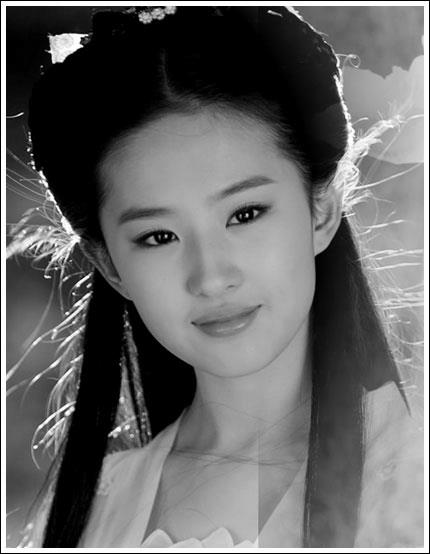
#> input picture baitap1_anhgoc.jpg, 430 x 554 px
$ python compare.py
#> lines starting #> are read from the running program, lines starting #| are printed output that depends on the picture; after the words box and inside, x2 and y2 are one past the last pixel; in counts of white or black regions, pixels touching at a corner belong together
import cv2
import numpy as np
from skimage.metrics import peak_signal_noise_ratio as psnr
from skimage.metrics import structural_similarity as ssim
import matplotlib.pyplot as plt

# Đọc file output từ Verilog
try:
    with open('pic_output.txt', 'r') as f:
        # Đọc kích thước
#> (reads pic_output.txt from the repository)
        first_line = f.readline().strip().split()
        height = int(first_line[0])
        width = int(first_line[1])

        # Đọc dữ liệu pixel
        verilog_output = np.zeros((height, width), dtype=np.uint8)
        for i in range(height):
            for j in range(width):
                pixel_value = int(f.readline().strip())
                verilog_output[i, j] = pixel_value

    print('Đã đọc file pic_output.txt thành công')
except FileNotFoundError:
    print('Lỗi: Không tìm thấy file pic_output.txt')
    exit(1)

# Lưu ảnh kết quả
cv2.imwrite('verilog_filtered.png', verilog_output)
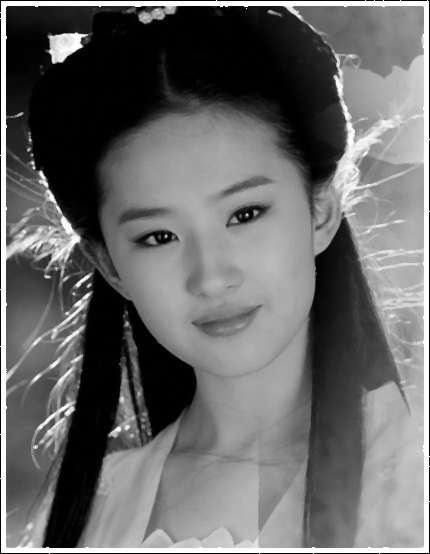
#> saved as verilog_filtered.png: shape (554, 430); min 0, max 255, mean 105.3
print('Đã lưu ảnh kết quả: verilog_filtered.png')

# Đọc ảnh gốc để so sánh
original = cv2.imread('baitap1_anhgoc.jpg', cv2.IMREAD_GRAYSCALE)
#> original is the input picture: shape (554, 430); min 0, max 255, mean 103.9

if original is None:
    print('Lỗi: Không tìm thấy file baitap1_anhgoc.jpg')
    exit(1)

# Tính PSNR và SSIM
print('\n=== Đánh giá chất lượng ===')

# So sánh với ảnh gốc
psnr_value = psnr(original, verilog_output)
#> psnr_value = 31.15
ssim_value = ssim(original, verilog_output)
#> ssim_value = 0.95

print(f'PSNR (Verilog vs Original): {psnr_value:.2f} dB')
#| PSNR (Verilog vs Original): 31.15 dB
print(f'SSIM (Verilog vs Original): {ssim_value:.4f}')
#| SSIM (Verilog vs Original): 0.9502

# Tính sai khác
diff = np.abs(verilog_output.astype(int) - original.astype(int))
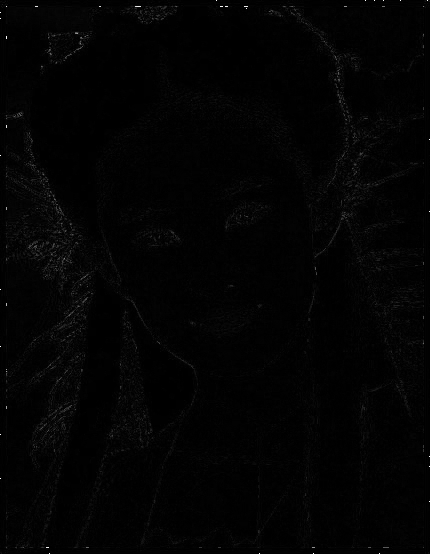
#> diff: shape (554, 430) int64; min 0, max 255, mean 2.9

max_diff = np.max(diff)
#> max_diff = 255
mean_diff = np.mean(diff)
#> mean_diff = 2.92

print(f'\nSai khác giữa ảnh Verilog và ảnh gốc:')
print(f'Sai khác tối đa: {max_diff}')
#| Sai khác tối đa: 255
print(f'Sai khác trung bình: {mean_diff:.4f}')
#| Sai khác trung bình: 2.9234

# Đánh giá kết quả
if mean_diff < 5:
    print('\n✓ Kết quả rất tốt - median filter đã giảm nhiễu hiệu quả!')
elif mean_diff < 10:
    print('\n✓ Kết quả tốt - có sự khác biệt nhưng vẫn giữ được thông tin!')
else:
    print('\n⚠ Có sai khác đáng kể so với ảnh gốc')

# Hiển thị kết quả
fig, axes = plt.subplots(2, 2, figsize=(12, 10))

# Hàng 1: Ảnh
axes[0, 0].imshow(original, cmap='gray')
axes[0, 0].set_title('Ảnh gốc')
axes[0, 0].axis('off')

axes[0, 1].imshow(verilog_output, cmap='gray')
axes[0, 1].set_title('Verilog Median Filter')
axes[0, 1].axis('off')

# Hàng 2: Histogram
axes[1, 0].hist(original.ravel(), bins=256, range=[0, 256], color='blue', alpha=0.7)
axes[1, 0].set_title('Histogram - Ảnh gốc')
axes[1, 0].set_xlabel('Pixel Value')
axes[1, 0].set_ylabel('Frequency')

axes[1, 1].hist(verilog_output.ravel(), bins=256, range=[0, 256], color='red', alpha=0.7)
axes[1, 1].set_title('Histogram - Verilog')
axes[1, 1].set_xlabel('Pixel Value')
axes[1, 1].set_ylabel('Frequency')

plt.tight_layout()
plt.savefig('comparison_result.png', dpi=150, bbox_inches='tight')
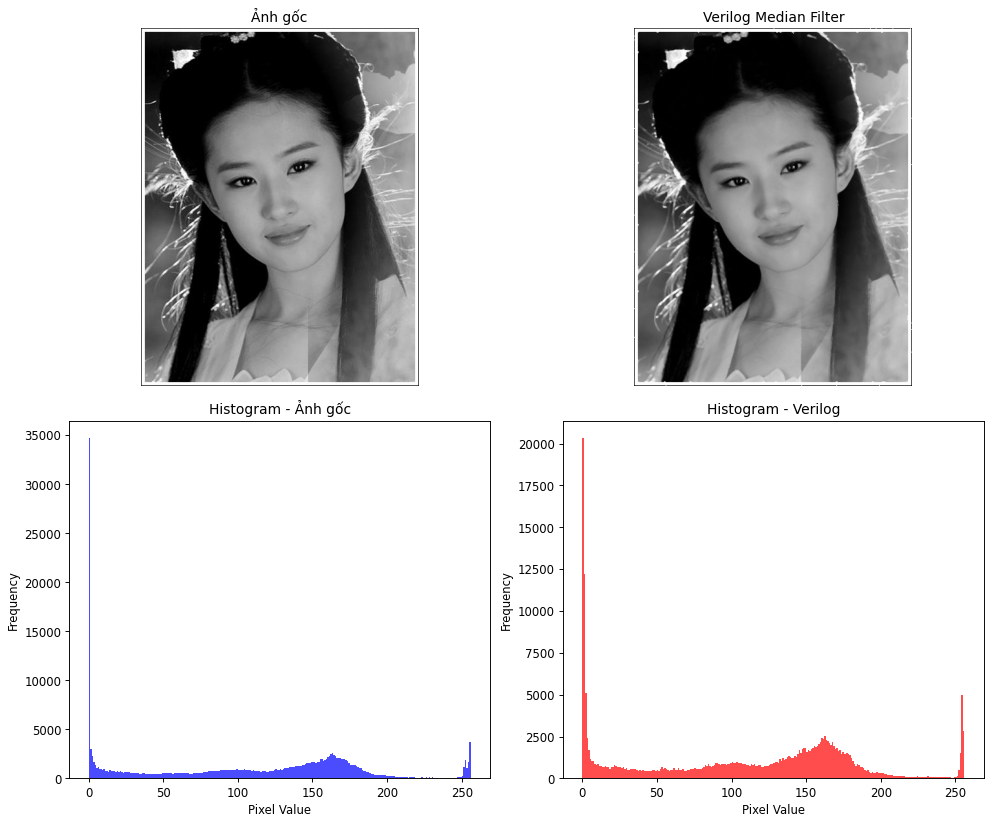
#> figure drawn by matplotlib, 4 panels; panel 3: tallest bar 34748 high, from x = 0 to 1; panel 4: tallest bar 20353 high, from x = 0 to 1
plt.show()

print('\n✓ Đã lưu biểu đồ so sánh: comparison_result.png')

# Hiển thị sai khác
fig, axes = plt.subplots(1, 2, figsize=(12, 5))

im1 = axes[0].imshow(diff, cmap='hot')
axes[0].set_title('Bản đồ sai khác (|Verilog - Original|)')
axes[0].axis('off')
plt.colorbar(im1, ax=axes[0], label='Giá trị sai khác')

# Hiển thị chi tiết vùng có sai khác lớn
diff_highlighted = original.copy()
diff_highlighted[diff > 10] = 255  # Đánh dấu vùng sai khác > 10
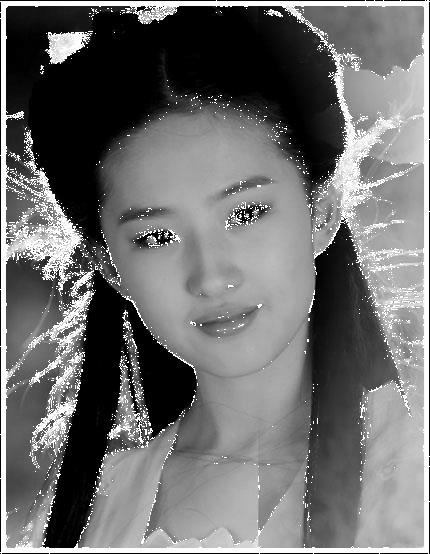
#> diff_highlighted: shape (554, 430); 4.81% of pixels changed, all inside (x1, y1, x2, y2) = (0, 0, 430, 554)
axes[1].imshow(diff_highlighted, cmap='gray')
axes[1].set_title('Vùng sai khác lớn (>10)')
axes[1].axis('off')

plt.tight_layout()
plt.savefig('difference_map.png', dpi=150, bbox_inches='tight')
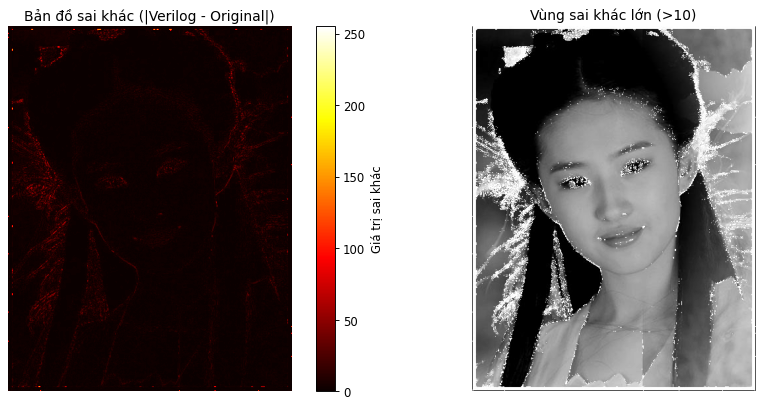
#> figure drawn by matplotlib, 3 panels
plt.show()

print('✓ Đã lưu bản đồ sai khác: difference_map.png')
